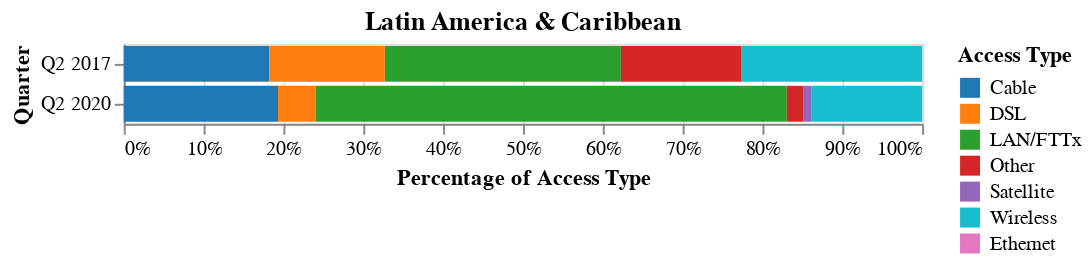

Here is the notebook cell this chart was saved with:
### Code cell
#graph showing the composition of different Access Types in the market over time
##specify whether region or country and what region or country

def AccessType_Stacked_Graph(Region_or_Country, RegionName_or_CountryName, final_df):

    document = final_df[final_df[Region_or_Country]==RegionName_or_CountryName] #New dataframe of only country/region plans (document = df_merge for worldwide plans)

    document = document[(document['Quarter']=='Q2 2017') | (document['Quarter']=='Q2 2020') ] #filter years to include only 2017 and 2020
    document = document[document['Mbps Down (categories)']=='11-50mbps'] #filter speeds to only include 11-50mbps speeds
    
    domain = ['Cable','DSL','LAN/FTTx','Other','Satellite','Wireless','Ethernet'] 
    range =  ['#1f77b4', '#ff7f0e', '#2ca02c', '#d62728', '#9467bd', '#17becf', '#e377c2'] #assign colors to access types
    
    stacked = alt.Chart(document).mark_bar().encode(
        x=alt.X('count(Access Type)', stack="normalize",title='Percentage of Access Type'),
        y='Quarter',
        color=alt.Color('Access Type', scale=alt.Scale(domain=domain, range=range))
    ).properties(title=RegionName_or_CountryName
    )

    return stacked

AccessType_Stacked_Graph('Region', 'Latin America & Caribbean', final_df)

### Figure 1 — Vega-Lite specification as saved in the notebook (floating-point values rounded to 4 significant figures; data arrays with more than 128 entries replaced by an {"elided": "..."} marker saying what was removed)
{"config": {"view": {"continuousWidth": 400, "continuousHeight": 300}}, "data": {"name": "data-e2e731f7009b872696913bc46a8704db"}, "mark": "bar", "encoding": {"color": {"type": "nominal", "field": "Access Type", "scale": {"domain": ["Cable", "DSL", "LAN/FTTx", "Other", "Satellite", "Wireless", "Ethernet"], "range": ["#1f77b4", "#ff7f0e", "#2ca02c", "#d62728", "#9467bd", "#17becf", "#e377c2"]}}, "x": {"type": "nominal", "aggregate": "count", "field": "Access Type", "stack": "normalize", "title": "Percentage of Access Type"}, "y": {"type": "nominal", "field": "Quarter"}}, "title": "Latin America & Caribbean", "$schema": "https://vega.github.io/schema/vega-lite/v4.8.1.json", "datasets": {"data-e2e731f7009b872696913bc46a8704db": {"elided": "454 records"}}}
